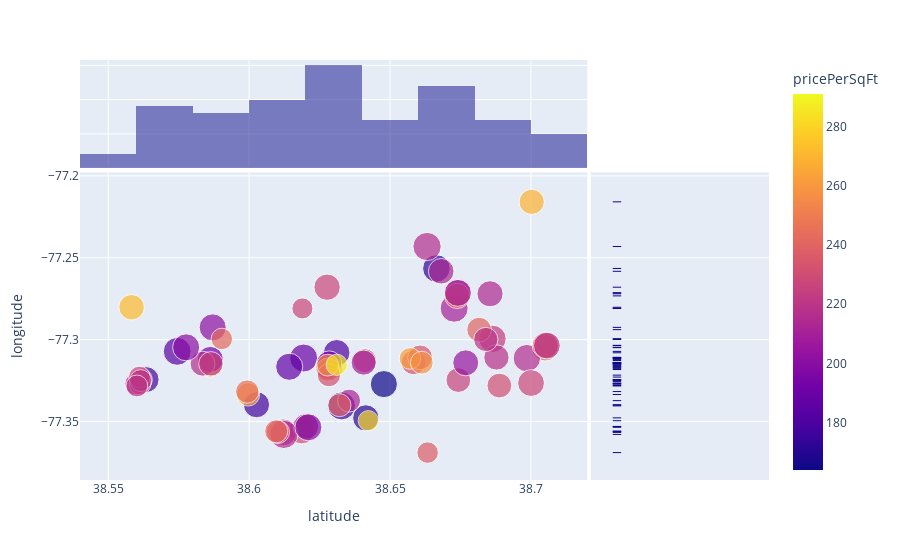

The code cell stored with this chart in its notebook:
### Code cell
#plot all lat longs of for sale homes, on scatter, color by type of home status
fig = px.scatter(df , x='latitude', y='longitude', size= 'area',color = 'pricePerSqFt', marginal_x="histogram", marginal_y="rug", hover_data=['address'])
fig.show()

### Figure 1 — Plotly figure (JSON) as saved in the notebook; plotly's stock layout.template omitted (floating-point values rounded to 4 significant figures)
{"data": [{"customdata": [["13138 Vineyard Way, Woodbridge, VA 22191"], ["2235 Sluice Channel Pl, Woodbridge, VA 22192"], ["11578 Hill Meade Ln, Woodbridge, VA 22192"], ["12308 Aztec Pl, Woodbridge, VA 22192"], ["14093 Fallbrook Ln, Woodbridge, VA 22193"], ["1862 Heather Glen Ct, Woodbridge, VA 22191"], ["12539 Basque Pl, Woodbridge, VA 22192"], ["12838 Tumbling Brook Ln, Woodbridge, VA 22192"], ["11800 Critton Cir, Woodbridge, VA 22192"], ["3434 Tuckahoe Ct, Dumfries, VA 22026"], ["2855 Banks Ct, Dumfries, VA 22026"], ["2707 Steele Ct, Dumfries, VA 22026"], ["3085 Bridgeton Ct, Woodbridge, VA 22192"], ["1531 Fort Sumter Ct, Dumfries, VA 22026"], ["14777 Darbydale Ave, Woodbridge, VA 22193"], ["16142 Henderson Ln, Dumfries, VA 22025"], ["15364 Bronco Way, Woodbridge, VA 22193"], ["14381 Berkshire Dr, Woodbridge, VA 22193"], ["14827 Anderson Ct, Woodbridge, VA 22193"], ["3138 Antrim Cir, Dumfries, VA 22026"], ["2089 Bowline Loop, Woodbridge, VA 22192"], ["16933 Toms River Loop, Dumfries, VA 22026"], ["3515 Belfry Ln, Woodbridge, VA 22192"], ["1900 Mariner Ln, Woodbridge, VA 22192"], ["11567 Bertram St, Woodbridge, VA 22192"], ["14486 Brentwood Ct, Woodbridge, VA 22193"], ["3033 Sigel Ct, Dumfries, VA 22026"], ["7830 Bellwether Ct, Lorton, VA 22079"], ["3329 Wyndale Ct, Woodbridge, VA 22192"], ["2436 Kilpatrick Pl, Dumfries, VA 22026"], ["1919 Fort Monroe Ct, Dumfries, VA 22026"], ["3844 Marquis Pl, Woodbridge, VA 22192"], ["12840 Bison Ct, Woodbridge, VA 22192"], ["15328 Gatehouse Ter, Woodbridge, VA 22191"], ["5206 Quince Ct, Woodbridge, VA 22193"], ["18173 Red Mulberry Rd, Dumfries, VA 22026"], ["12836 Tumbling Brook Ln, Woodbridge, VA 22192"], ["13399 Dogues Ter, Woodbridge, VA 22191"], ["14835 Cherrydale Dr, Woodbridge, VA 22193"], ["2628 Miranda Ct, Woodbridge, VA 22191"], ["5225 Spring Branch Blvd, Dumfries, VA 22025"], ["4260 Ashmere Cir, Dumfries, VA 22025"], ["15724 Lansdale Pl, Dumfries, VA 22025"], ["3443 Brookville Ln, Woodbridge, VA 22192"], ["15566 Traverser Ct, Woodbridge, VA 22193"], ["15359 Inlet Pl, Dumfries, VA 22025"], ["17028 Point Pleasant Ln, Dumfries, VA 22026"], ["15355 Inlet Pl, Dumfries, VA 22025"], ["5007 Seal Pl, Dumfries, VA 22025"], ["13105 Brookside Ct, Woodbridge, VA 22191"], ["12223 Allspice Ct, Woodbridge, VA 22192"], ["14881 Cherrydale Dr, Woodbridge, VA 22193"], ["3080 Bridgeton Ct, Woodbridge, VA 22192"], ["2931 Cambridge Dr, Woodbridge, VA 22192"], ["3005 Sigel Ct, Dumfries, VA 22026"], ["2542 Sedgewick Pl, Dumfries, VA 22026"], ["3457 Castle Hill Dr, Woodbridge, VA 22193"], ["4196 Ashmere Cir, Dumfries, VA 22025"], ["4905 Backwater Ct, Dumfries, VA 22025"], ["4901 Saltwater Dr, Dumfries, VA 22025"], ["15333 Inlet Pl, Dumfries, VA 22025"], ["15023 Catalpa Ct, Woodbridge, VA 22193"], ["3519 Castle Hill Dr, Woodbridge, VA 22193"], ["14625 Endsley Turn, Woodbridge, VA 22193"], ["14806 Emberdale Dr, Woodbridge, VA 22193"], ["15001 Cardin Pl, Woodbridge, VA 22193"], ["15068 Catbrier Ct, Woodbridge, VA 22193"], ["3458 Beale Ct, Woodbridge, VA 22193"], ["17250 Garcia Way, Dumfries, VA 22026"], ["3433 Belleplain Ct, Dumfries, VA 22026"], ["2906 Wetherburn Ct, Woodbridge, VA 22191"], ["4667 Prather Pl, Woodbridge, VA 22193"], ["3467 Vale Ct, Woodbridge, VA 22192"], ["12682 Perchance Ter, Woodbridge, VA 22192"], ["14404 Belvedere Dr, Woodbridge, VA 22193"]], "hovertemplate": "latitude=%{x}<br>longitude=%{y}<br>area=%{marker.size}<br>address=%{customdata[0]}<br>pricePerSqFt=%{marker.color}<extra></extra>", "legendgroup": "", "marker": {"color": [172, 210, 242, 223, 164, 227, 240, 215, 216, 256, 211, 216, 235, 177, 176, 177, 189, 232, 181, 184, 245, 192, 233, 214, 227, 170, 224, 269, 234, 231, 226, 231, 226, 227, 237, 272, 210, 216, 254, 201, 230, 263, 213, 262, 187, 291, 216, 207, 216, 213, 218, 219, 219, 219, 219, 219, 222, 245, 238, 241, 199, 195, 248, 212, 240, 232, 254, 286, 200, 224, 242, 281, 258, 205, 209], "coloraxis": "coloraxis", "size": [2076, 2144, 1960, 2040, 2006, 1897, 1662, 1858, 2056, 1561, 1300, 1320, 1894, 1835, 2132, 1864, 2138, 1548, 1923, 2114, 1755, 1850, 1630, 1866, 1957, 1883, 1396, 1745, 1670, 1320, 1280, 1675, 1670, 1209, 1260, 1780, 2003, 2180, 1278, 1994, 1781, 1462, 1968, 1280, 2007, 1410, 1692, 1800, 2170, 1786, 1744, 1620, 1960, 1600, 1320, 1300, 1620, 1487, 1472, 1452, 1993, 1745, 1472, 1440, 1457, 1472, 1300, 1224, 1995, 1630, 1260, 1120, 1414, 1840, 1719], "sizemode": "area", "sizeref": 5.45, "symbol": "circle"}, "mode": "markers", "name": "", "orientation": "v", "showlegend": false, "type": "scatter", "x": [38.67, 38.67, 38.7, 38.69, 38.65, 38.63, 38.68, 38.67, 38.7, 38.59, 38.56, 38.56, 38.71, 38.56, 38.63, 38.6, 38.62, 38.64, 38.63, 38.57, 38.67, 38.59, 38.66, 38.69, 38.7, 38.64, 38.56, 38.7, 38.66, 38.56, 38.56, 38.69, 38.67, 38.62, 38.66, 38.56, 38.67, 38.66, 38.63, 38.59, 38.62, 38.6, 38.61, 38.66, 38.61, 38.62, 38.58, 38.62, 38.61, 38.67, 38.69, 38.63, 38.71, 38.68, 38.56, 38.56, 38.63, 38.6, 38.61, 38.61, 38.62, 38.63, 38.63, 38.64, 38.63, 38.63, 38.63, 38.63, 38.58, 38.59, 38.59, 38.64, 38.66, 38.68, 38.64], "xaxis": "x", "y": [-77.26, -77.28, -77.3, -77.3, -77.33, -77.27, -77.29, -77.27, -77.31, -77.32, -77.33, -77.33, -77.3, -77.32, -77.34, -77.34, -77.31, -77.31, -77.31, -77.31, -77.27, -77.31, -77.31, -77.27, -77.33, -77.35, -77.32, -77.22, -77.31, -77.33, -77.32, -77.33, -77.32, -77.28, -77.37, -77.28, -77.27, -77.24, -77.32, -77.29, -77.36, -77.33, -77.36, -77.31, -77.32, -77.35, -77.31, -77.35, -77.36, -77.26, -77.31, -77.32, -77.3, -77.3, -77.33, -77.33, -77.32, -77.33, -77.36, -77.36, -77.35, -77.31, -77.32, -77.34, -77.34, -77.32, -77.32, -77.32, -77.3, -77.31, -77.3, -77.35, -77.31, -77.31, -77.31], "yaxis": "y"}, {"alignmentgroup": "True", "bingroup": "x", "hovertemplate": "latitude=%{x}<br>count=%{y}<extra></extra>", "legendgroup": "", "marker": {"color": "#0d0887"}, "name": "", "offsetgroup": "", "opacity": 0.5, "showlegend": false, "type": "histogram", "x": [38.67, 38.67, 38.7, 38.69, 38.65, 38.63, 38.68, 38.67, 38.7, 38.59, 38.56, 38.56, 38.71, 38.56, 38.63, 38.6, 38.62, 38.64, 38.63, 38.57, 38.67, 38.59, 38.66, 38.69, 38.7, 38.64, 38.56, 38.7, 38.66, 38.56, 38.56, 38.69, 38.67, 38.62, 38.66, 38.56, 38.67, 38.66, 38.63, 38.59, 38.62, 38.6, 38.61, 38.66, 38.61, 38.62, 38.58, 38.62, 38.61, 38.67, 38.69, 38.63, 38.71, 38.68, 38.56, 38.56, 38.63, 38.6, 38.61, 38.61, 38.62, 38.63, 38.63, 38.64, 38.63, 38.63, 38.63, 38.63, 38.58, 38.59, 38.59, 38.64, 38.66, 38.68, 38.64], "xaxis": "x3", "yaxis": "y3"}, {"alignmentgroup": "True", "boxpoints": "all", "customdata": [["13138 Vineyard Way, Woodbridge, VA 22191"], ["2235 Sluice Channel Pl, Woodbridge, VA 22192"], ["11578 Hill Meade Ln, Woodbridge, VA 22192"], ["12308 Aztec Pl, Woodbridge, VA 22192"], ["14093 Fallbrook Ln, Woodbridge, VA 22193"], ["1862 Heather Glen Ct, Woodbridge, VA 22191"], ["12539 Basque Pl, Woodbridge, VA 22192"], ["12838 Tumbling Brook Ln, Woodbridge, VA 22192"], ["11800 Critton Cir, Woodbridge, VA 22192"], ["3434 Tuckahoe Ct, Dumfries, VA 22026"], ["2855 Banks Ct, Dumfries, VA 22026"], ["2707 Steele Ct, Dumfries, VA 22026"], ["3085 Bridgeton Ct, Woodbridge, VA 22192"], ["1531 Fort Sumter Ct, Dumfries, VA 22026"], ["14777 Darbydale Ave, Woodbridge, VA 22193"], ["16142 Henderson Ln, Dumfries, VA 22025"], ["15364 Bronco Way, Woodbridge, VA 22193"], ["14381 Berkshire Dr, Woodbridge, VA 22193"], ["14827 Anderson Ct, Woodbridge, VA 22193"], ["3138 Antrim Cir, Dumfries, VA 22026"], ["2089 Bowline Loop, Woodbridge, VA 22192"], ["16933 Toms River Loop, Dumfries, VA 22026"], ["3515 Belfry Ln, Woodbridge, VA 22192"], ["1900 Mariner Ln, Woodbridge, VA 22192"], ["11567 Bertram St, Woodbridge, VA 22192"], ["14486 Brentwood Ct, Woodbridge, VA 22193"], ["3033 Sigel Ct, Dumfries, VA 22026"], ["7830 Bellwether Ct, Lorton, VA 22079"], ["3329 Wyndale Ct, Woodbridge, VA 22192"], ["2436 Kilpatrick Pl, Dumfries, VA 22026"], ["1919 Fort Monroe Ct, Dumfries, VA 22026"], ["3844 Marquis Pl, Woodbridge, VA 22192"], ["12840 Bison Ct, Woodbridge, VA 22192"], ["15328 Gatehouse Ter, Woodbridge, VA 22191"], ["5206 Quince Ct, Woodbridge, VA 22193"], ["18173 Red Mulberry Rd, Dumfries, VA 22026"], ["12836 Tumbling Brook Ln, Woodbridge, VA 22192"], ["13399 Dogues Ter, Woodbridge, VA 22191"], ["14835 Cherrydale Dr, Woodbridge, VA 22193"], ["2628 Miranda Ct, Woodbridge, VA 22191"], ["5225 Spring Branch Blvd, Dumfries, VA 22025"], ["4260 Ashmere Cir, Dumfries, VA 22025"], ["15724 Lansdale Pl, Dumfries, VA 22025"], ["3443 Brookville Ln, Woodbridge, VA 22192"], ["15566 Traverser Ct, Woodbridge, VA 22193"], ["15359 Inlet Pl, Dumfries, VA 22025"], ["17028 Point Pleasant Ln, Dumfries, VA 22026"], ["15355 Inlet Pl, Dumfries, VA 22025"], ["5007 Seal Pl, Dumfries, VA 22025"], ["13105 Brookside Ct, Woodbridge, VA 22191"], ["12223 Allspice Ct, Woodbridge, VA 22192"], ["14881 Cherrydale Dr, Woodbridge, VA 22193"], ["3080 Bridgeton Ct, Woodbridge, VA 22192"], ["2931 Cambridge Dr, Woodbridge, VA 22192"], ["3005 Sigel Ct, Dumfries, VA 22026"], ["2542 Sedgewick Pl, Dumfries, VA 22026"], ["3457 Castle Hill Dr, Woodbridge, VA 22193"], ["4196 Ashmere Cir, Dumfries, VA 22025"], ["4905 Backwater Ct, Dumfries, VA 22025"], ["4901 Saltwater Dr, Dumfries, VA 22025"], ["15333 Inlet Pl, Dumfries, VA 22025"], ["15023 Catalpa Ct, Woodbridge, VA 22193"], ["3519 Castle Hill Dr, Woodbridge, VA 22193"], ["14625 Endsley Turn, Woodbridge, VA 22193"], ["14806 Emberdale Dr, Woodbridge, VA 22193"], ["15001 Cardin Pl, Woodbridge, VA 22193"], ["15068 Catbrier Ct, Woodbridge, VA 22193"], ["3458 Beale Ct, Woodbridge, VA 22193"], ["17250 Garcia Way, Dumfries, VA 22026"], ["3433 Belleplain Ct, Dumfries, VA 22026"], ["2906 Wetherburn Ct, Woodbridge, VA 22191"], ["4667 Prather Pl, Woodbridge, VA 22193"], ["3467 Vale Ct, Woodbridge, VA 22192"], ["12682 Perchance Ter, Woodbridge, VA 22192"], ["14404 Belvedere Dr, Woodbridge, VA 22193"]], "fillcolor": "rgba(255,255,255,0)", "hoveron": "points", "hovertemplate": "longitude=%{y}<br>address=%{customdata[0]}<extra></extra>", "jitter": 0, "legendgroup": "", "line": {"color": "rgba(255,255,255,0)"}, "marker": {"color": "#0d0887", "symbol": "line-ew-open"}, "name": "", "offsetgroup": "", "showlegend": false, "type": "box", "xaxis": "x2", "y": [-77.26, -77.28, -77.3, -77.3, -77.33, -77.27, -77.29, -77.27, -77.31, -77.32, -77.33, -77.33, -77.3, -77.32, -77.34, -77.34, -77.31, -77.31, -77.31, -77.31, -77.27, -77.31, -77.31, -77.27, -77.33, -77.35, -77.32, -77.22, -77.31, -77.33, -77.32, -77.33, -77.32, -77.28, -77.37, -77.28, -77.27, -77.24, -77.32, -77.29, -77.36, -77.33, -77.36, -77.31, -77.32, -77.35, -77.31, -77.35, -77.36, -77.26, -77.31, -77.32, -77.3, -77.3, -77.33, -77.33, -77.32, -77.33, -77.36, -77.36, -77.35, -77.31, -77.32, -77.34, -77.34, -77.32, -77.32, -77.32, -77.3, -77.31, -77.3, -77.35, -77.31, -77.31, -77.31], "yaxis": "y2"}], "layout": {"barmode": "overlay", "coloraxis": {"colorbar": {"title": {"text": "pricePerSqFt"}}, "colorscale": [[0, "#0d0887"], [0.1111, "#46039f"], [0.2222, "#7201a8"], [0.3333, "#9c179e"], [0.4444, "#bd3786"], [0.5556, "#d8576b"], [0.6667, "#ed7953"], [0.7778, "#fb9f3a"], [0.8889, "#fdca26"], [1, "#f0f921"]]}, "legend": {"itemsizing": "constant", "tracegroupgap": 0}, "margin": {"t": 60}, "xaxis": {"anchor": "y", "domain": [0, 0.7363], "title": {"text": "latitude"}}, "xaxis2": {"anchor": "y2", "domain": [0.7413, 1], "matches": "x2", "showgrid": false, "showline": false, "showticklabels": false, "ticks": ""}, "xaxis3": {"anchor": "y3", "domain": [0, 0.7363], "matches": "x", "showgrid": true, "showticklabels": false}, "xaxis4": {"anchor": "y4", "domain": [0.7413, 1], "matches": "x2", "showgrid": false, "showline": false, "showticklabels": false, "ticks": ""}, "yaxis": {"anchor": "x", "domain": [0, 0.7326], "title": {"text": "longitude"}}, "yaxis2": {"anchor": "x2", "domain": [0, 0.7326], "matches": "y", "showgrid": true, "showticklabels": false}, "yaxis3": {"anchor": "x3", "domain": [0.7426, 1], "matches": "y3", "showgrid": true, "showline": false, "showticklabels": false, "ticks": ""}, "yaxis4": {"anchor": "x4", "domain": [0.7426, 1], "matches": "y3", "showgrid": true, "showline": false, "showticklabels": false, "ticks": ""}}}
